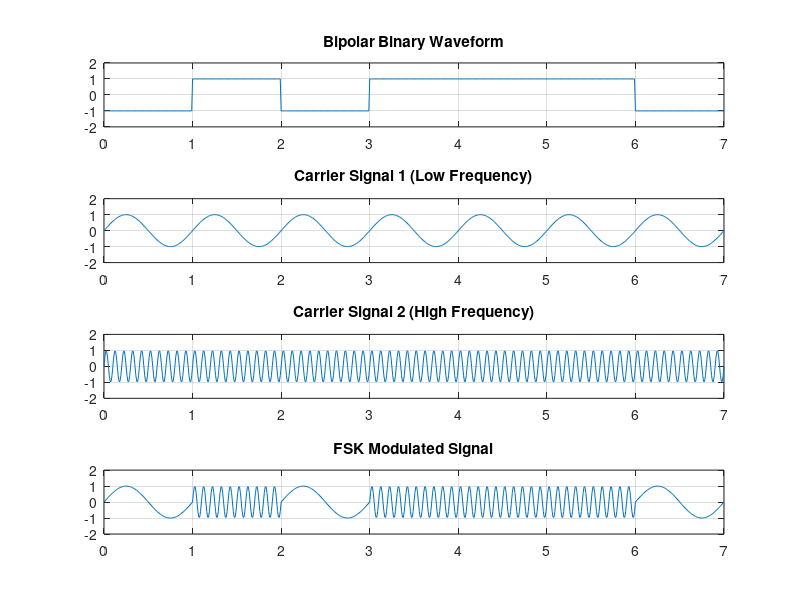

MATLAB code for this plot:
b = [0 1 0 1 1 1 0];   % Define the binary sequence (data bits)
n = length(b);          % Get the length of the binary sequence
t1 = 0:.01:n;           % Time vector from 0 to n with a step size of 0.01 (used for plotting)

% Generate two carrier signals for FSK (Frequency Shift Keying)
sint1 = sin(2*pi*t1);          % First carrier signal with a lower frequency (sinusoidal wave)
sint2 = sin(2*pi*110*t1);      % Second carrier signal with a higher frequency

% Loop to create a binary waveform (bm) stretched over time based on the binary sequence
for i = 1:n
    bm(i*100:(i+1)*100) = b(i);   % Each bit in the binary sequence is stretched over 100 samples
end
bm = bm(100:end);   % Remove the first 100 samples to align with the time vector

% Convert binary 0s to -1s for bipolar representation of the binary waveform
for i = 1:length(bm)
    if (bm(i) == 0)
        bm(i) = -1;    % Replace binary 0 with -1
    end
end

% FSK modulation: Assign corresponding carrier frequencies based on binary value
for i = 1:length(bm)
    if (bm(i) == -1)
        bw(i) = sint1(i);   % Assign first carrier (low frequency) for binary 0 (-1)
    else
        bw(i) = sint2(i);   % Assign second carrier (high frequency) for binary 1
    end
end

% Plot the bipolar binary waveform
subplot(4,1,1);
plot(t1, bm);
grid on;
axis([0 n -2 2]);   % Set axis limits
title('Bipolar Binary Waveform');   % Add title to the plot

% Plot the first carrier signal (low frequency)
subplot(4,1,2);
plot(t1, sint1);
grid on;
axis([0 n -2 2]);   % Set axis limits
title('Carrier Signal 1 (Low Frequency)');   % Add title to the plot

% Plot the second carrier signal (high frequency)
subplot(4,1,3);
plot(t1, sint2);
grid on;
axis([0 n -2 2]);   % Set axis limits
title('Carrier Signal 2 (High Frequency)');   % Add title to the plot

% Plot the FSK modulated signal
subplot(4,1,4);
plot(t1, bw);
grid on;
axis([0 n -2 2]);   % Set axis limits
title('FSK Modulated Signal');   % Add title to the plot
